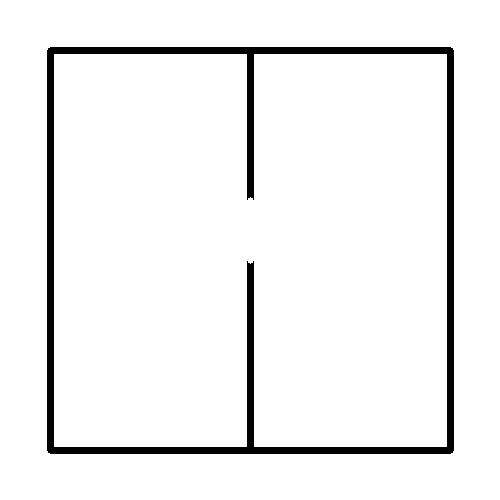
#> input picture dummy_floorplan.png, 500 x 500 px
$ python image_processor.py ../dummy_floorplan.png
#> lines starting #> are read from the running program, lines starting #| are printed output that depends on the picture; after the words box and inside, x2 and y2 are one past the last pixel; in counts of white or black regions, pixels touching at a corner belong together
"""
Image processing module for floor plan analysis.

Handles loading, preprocessing, and basic transformations of floor plan images.
Provides functions for grayscale conversion, thresholding, denoising,
wall line detection, and contour extraction.

Typical workflow:
    image = load_image(path)
    processed = preprocess_image(image)
    contours = extract_contours(processed)
"""

import cv2
import numpy as np
from pathlib import Path
from typing import Tuple, List, Optional


def load_image(image_path: Path) -> np.ndarray:
    """
    Load a floor plan image from disk.

    Args:
        image_path: Path to the image file (PNG/JPG)

    Returns:
        Image as numpy array in BGR format (as read by OpenCV).

    Raises:
        FileNotFoundError: If the image file does not exist.
        ValueError: If the file is not a supported image format.
    """
    if not image_path.is_file():
        raise FileNotFoundError(f"Image file not found: {image_path}")

    # Attempt to read the image
    image = cv2.imread(str(image_path), cv2.IMREAD_COLOR)
#> image is the input picture: shape (500, 500, 3); 94.6% white; 1 black region, box (x1, y1, x2, y2) and area: (47, 47, 454, 454) 13482
    if image is None:
        raise ValueError(f"Unable to decode image file: {image_path}. "
                         "Ensure it is a valid PNG or JPG.")
    return image


def validate_image_format(file_path: Path) -> bool:
    """
    Validate that the file is a supported image format.

    Args:
        file_path: Path to check

    Returns:
        True if the file exists and has a .png, .jpg, or .jpeg extension,
        False otherwise.
    """
    if not file_path.is_file():
        return False
    suffix = file_path.suffix.lower()
    return suffix in {'.png', '.jpg', '.jpeg'}


def preprocess_image(image: np.ndarray,
                     blur_ksize: int = 5,
                     threshold_block_size: int = 11,
                     threshold_c: int = 2) -> np.ndarray:
    """
    Preprocess the floor plan image for analysis.

    Steps:
        1. Convert to grayscale.
        2. Apply Gaussian blur to reduce noise.
        3. Apply adaptive thresholding to obtain a binary image.
        4. Perform morphological operations to enhance wall lines
           and remove small artifacts.

    Args:
        image: Input image array (BGR format).
        blur_ksize: Kernel size for Gaussian blur (must be odd and positive).
        threshold_block_size: Size of the pixel neighborhood for adaptive threshold
                              (must be odd and >= 3).
        threshold_c: Constant subtracted from the mean in adaptive threshold.

    Returns:
        A binary image (single channel) where walls are expected to be white
        (or black depending on implementation) on a contrasting background.

    Raises:
        ValueError: If kernel sizes are invalid.
    """
#> called with blur_ksize = 5, threshold_block_size = 11, threshold_c = 2
    if blur_ksize % 2 == 0 or blur_ksize < 1:
        raise ValueError("blur_ksize must be an odd positive integer")
    if threshold_block_size % 2 == 0 or threshold_block_size < 3:
        raise ValueError("threshold_block_size must be an odd integer >= 3")

    # 1. Grayscale conversion
    gray = cv2.cvtColor(image, cv2.COLOR_BGR2GRAY)

    # 2. Gaussian blur for noise reduction
    blurred = cv2.GaussianBlur(gray, (blur_ksize, blur_ksize), 0)
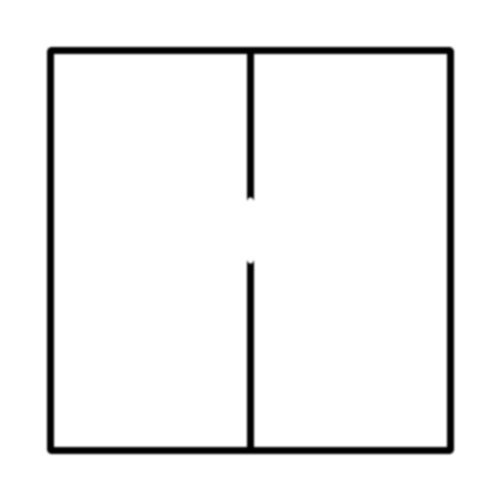
#> blurred: shape (500, 500); min 0, max 255, mean 241.2

    # 3. Adaptive thresholding (binary inverse so walls become white on black background)
    binary = cv2.adaptiveThreshold(
        blurred,
        maxValue=255,
        adaptiveMethod=cv2.ADAPTIVE_THRESH_GAUSSIAN_C,
        thresholdType=cv2.THRESH_BINARY_INV,
        blockSize=threshold_block_size,
        C=threshold_c
    )
#> binary: shape (500, 500); 5.4% white; 1 white region, box (x1, y1, x2, y2) and area: (47, 47, 454, 454) 13508

    # 4. Morphological closing to connect broken wall segments
    kernel = np.ones((3, 3), np.uint8)
    morphed = cv2.morphologyEx(binary, cv2.MORPH_CLOSE, kernel, iterations=2)
#> morphed: shape (500, 500); 5.4% white; 1 white region, box (x1, y1, x2, y2) and area: (47, 47, 454, 454) 13514

    # Optional: Remove small noise contours via area filtering (done later in extract_contours)
    return morphed


def detect_wall_lines(binary_image: np.ndarray,
                      min_line_length: int = 30,
                      max_line_gap: int = 10) -> np.ndarray:
    """
    Detect wall-like lines in a binary image using the Probabilistic Hough Transform.

    Args:
        binary_image: Preprocessed binary image (single channel, 0-255).
        min_line_length: Minimum length of a line to be considered a wall (in pixels).
        max_line_gap: Maximum gap between line segments to treat them as a single line.

    Returns:
        An image (same size as input) with detected wall lines drawn in white on a black background.
    """
#> called with min_line_length = 30, max_line_gap = 10
    # Ensure image is single channel 8-bit
    if len(binary_image.shape) != 2:
        raise ValueError("Input binary_image must be a single channel (grayscale) image")

    # Use HoughLinesP to detect lines
    lines = cv2.HoughLinesP(
        binary_image,
        rho=1,
        theta=np.pi / 180,
        threshold=50,
        minLineLength=min_line_length,
        maxLineGap=max_line_gap
    )
#> lines = 40 rows, first 6: [48, 452, 452, 452], [47, 49, 453, 49], [50, 453, 50, 47], [48, 48, 452, 48], [47, 447, 453, 447], [47, 53, 453, 53]

    line_image = np.zeros_like(binary_image)
    if lines is not None:
        for line in lines:
            x1, y1, x2, y2 = line[0]
            cv2.line(line_image, (x1, y1), (x2, y2), color=255, thickness=2)
#> this loop made 40 passes
#> (x1, y1, x2, y2) on passes 1 to 12: (48, 452, 452, 452), (47, 49, 453, 49), (50, 453, 50, 47), (48, 48, 452, 48), (47, 447, 453, 447), (47, 53, 453, 53), (47, 449, 453, 449), (49, 453, 451, 453), (47, 51, 453, 51), (450, 451, 450, 47), (448, 451, 448, 47), (51, 451, 51, 47)
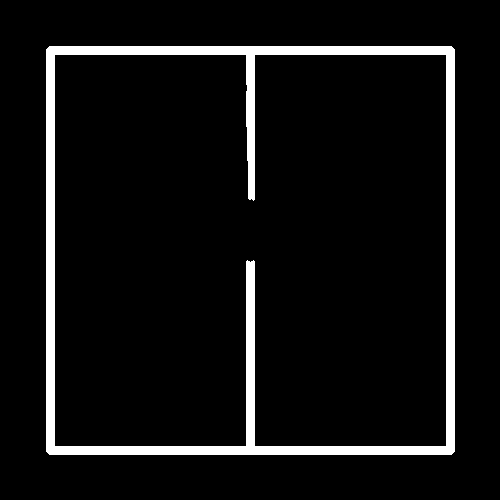
#> line_image: shape (500, 500); 6.9% white; 1 white region, box (x1, y1, x2, y2) and area: (46, 46, 455, 455) 17228

    return line_image


def extract_contours(binary_image: np.ndarray,
                     min_area: float = 100.0) -> List[np.ndarray]:
    """
    Extract contours from a preprocessed binary image.

    Args:
        binary_image: Binary image (single channel) where walls/objects are white.
        min_area: Minimum contour area to be considered valid (filters noise).

    Returns:
        A list of contours, each contour being a Nx1x2 array of (x, y) points.
    """
#> called with min_area = 100
    # Find contours (external only, as we expect walls to form closed boundaries)
    contours, hierarchy = cv2.findContours(
        binary_image,
        mode=cv2.RETR_EXTERNAL,
        method=cv2.CHAIN_APPROX_SIMPLE
    )
#> contours = 1 item

    # Filter by area to remove small noise
    filtered = [cnt for cnt in contours if cv2.contourArea(cnt) >= min_area]
#> filtered = 1 item
    return filtered


def draw_contours_on_image(image: np.ndarray,
                           contours: List[np.ndarray],
                           color: Tuple[int, int, int] = (0, 255, 0),
                           thickness: int = 2) -> np.ndarray:
    """
    Draw detected contours on the original image for visualization.

    Args:
        image: Original BGR image.
        contours: List of contours returned by extract_contours.
        color: BGR color tuple for drawing contours.
        thickness: Line thickness for drawing.

    Returns:
        Image with contours drawn on it.
    """
#> called with color = (0, 255, 0), thickness = 2
    img_with_contours = image.copy()
    cv2.drawContours(img_with_contours, contours, -1, color, thickness)
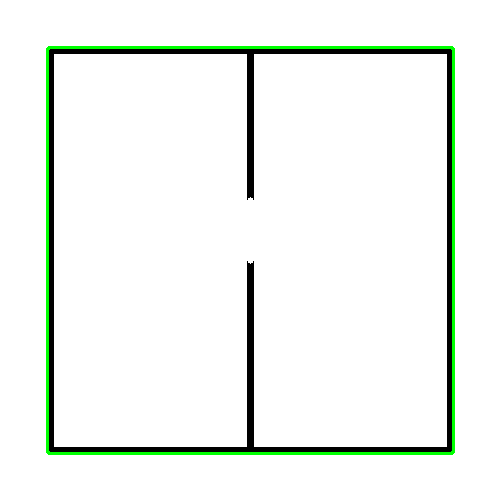
#> img_with_contours: shape (500, 500, 3); 1.95% of pixels changed, all inside (x1, y1, x2, y2) = (46, 46, 455, 455)
    return img_with_contours


class ImageProcessor:
    """Wrapper class for floor plan image pre-processing."""

    def preprocess(self, image: np.ndarray) -> np.ndarray:
        """Preprocess the image using preprocess_image."""
        return preprocess_image(image)


# Example usage (for quick testing when run as script)
if __name__ == "__main__":
    import sys
    if len(sys.argv) < 2:
        print("Usage: python image_processor.py <path_to_image>")
        sys.exit(1)

    img_path = Path(sys.argv[1])
    if not validate_image_format(img_path):
        print(f"Error: {img_path} is not a supported image format.")
        sys.exit(1)

    try:
        original = load_image(img_path)
        processor = ImageProcessor()
        processed = processor.preprocess(original)
        wall_lines = detect_wall_lines(processed)
        contours = extract_contours(processed)

        # For demonstration, show results (requires GUI environment)
        cv2.imshow("Original", original)
        cv2.imshow("Preprocessed", processed)
        cv2.imshow("Wall Lines", wall_lines)
        viz = draw_contours_on_image(original, contours)
        cv2.imshow("Contours", viz)
        cv2.waitKey(0)
        cv2.destroyAllWindows()
    except Exception as e:
        print(f"Processing failed: {e}")
        sys.exit(1)
